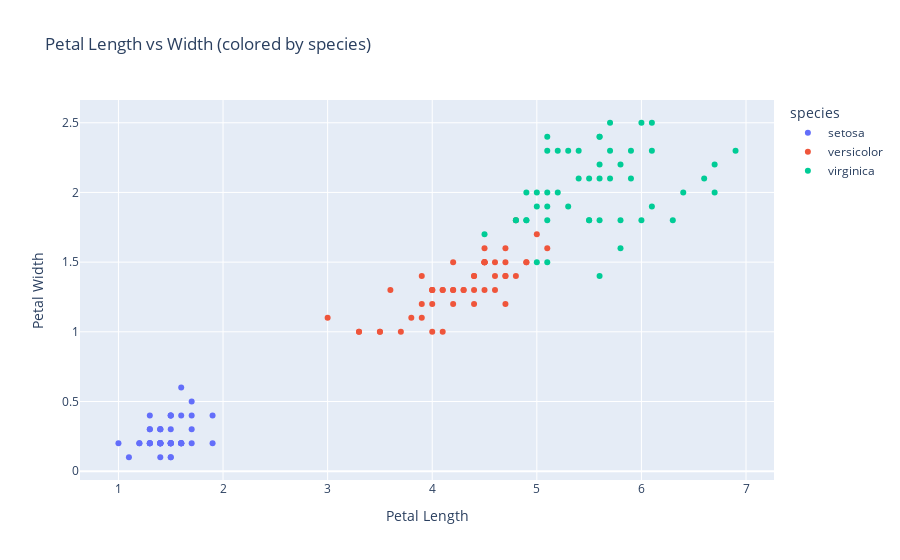

Write notebook code for a chart like this one.
### Code cell
# Add interactivity using plotly

import plotly.express as px

# Assuming 'data' is your DataFrame and it includes a 'species' column
fig = px.scatter(data, x="petal_length", y="petal_width", color="species",
                 labels={"petal_length": "Petal Length", "petal_width": "Petal Width"},
                 title="Petal Length vs Width (colored by species)")

fig.show()

### Figure 1 — Plotly figure (JSON) as saved in the notebook; plotly's stock layout.template omitted (floating-point values rounded to 4 significant figures)
{"data": [{"hovertemplate": "species=setosa<br>Petal Length=%{x}<br>Petal Width=%{y}<extra></extra>", "legendgroup": "setosa", "marker": {"color": "#636efa", "symbol": "circle"}, "mode": "markers", "name": "setosa", "orientation": "v", "showlegend": true, "type": "scatter", "x": [1.4, 1.4, 1.3, 1.5, 1.4, 1.7, 1.4, 1.5, 1.4, 1.5, 1.5, 1.6, 1.4, 1.1, 1.2, 1.5, 1.3, 1.4, 1.7, 1.5, 1.7, 1.5, 1, 1.7, 1.9, 1.6, 1.6, 1.5, 1.4, 1.6, 1.6, 1.5, 1.5, 1.4, 1.2, 1.3, 1.3, 1.5, 1.3, 1.3, 1.3, 1.6, 1.9, 1.4, 1.6, 1.4, 1.5, 1.4], "xaxis": "x", "y": [0.2, 0.2, 0.2, 0.2, 0.2, 0.4, 0.3, 0.2, 0.2, 0.1, 0.2, 0.2, 0.1, 0.1, 0.2, 0.4, 0.4, 0.3, 0.3, 0.3, 0.2, 0.4, 0.2, 0.5, 0.2, 0.2, 0.4, 0.2, 0.2, 0.2, 0.2, 0.4, 0.1, 0.2, 0.2, 0.2, 0.2, 0.2, 0.3, 0.3, 0.2, 0.6, 0.4, 0.3, 0.2, 0.2, 0.2, 0.2], "yaxis": "y"}, {"hovertemplate": "species=versicolor<br>Petal Length=%{x}<br>Petal Width=%{y}<extra></extra>", "legendgroup": "versicolor", "marker": {"color": "#EF553B", "symbol": "circle"}, "mode": "markers", "name": "versicolor", "orientation": "v", "showlegend": true, "type": "scatter", "x": [4.7, 4.5, 4.9, 4, 4.6, 4.5, 4.7, 3.3, 4.6, 3.9, 3.5, 4.2, 4, 4.7, 3.6, 4.4, 4.5, 4.1, 4.5, 3.9, 4.8, 4, 4.9, 4.7, 4.3, 4.4, 4.8, 5, 4.5, 3.5, 3.8, 3.7, 3.9, 5.1, 4.5, 4.5, 4.7, 4.4, 4.1, 4, 4.4, 4.6, 4, 3.3, 4.2, 4.2, 4.2, 4.3, 3, 4.1], "xaxis": "x", "y": [1.4, 1.5, 1.5, 1.3, 1.5, 1.3, 1.6, 1, 1.3, 1.4, 1, 1.5, 1, 1.4, 1.3, 1.4, 1.5, 1, 1.5, 1.1, 1.8, 1.3, 1.5, 1.2, 1.3, 1.4, 1.4, 1.7, 1.5, 1, 1.1, 1, 1.2, 1.6, 1.5, 1.6, 1.5, 1.3, 1.3, 1.3, 1.2, 1.4, 1.2, 1, 1.3, 1.2, 1.3, 1.3, 1.1, 1.3], "yaxis": "y"}, {"hovertemplate": "species=virginica<br>Petal Length=%{x}<br>Petal Width=%{y}<extra></extra>", "legendgroup": "virginica", "marker": {"color": "#00cc96", "symbol": "circle"}, "mode": "markers", "name": "virginica", "orientation": "v", "showlegend": true, "type": "scatter", "x": [6, 5.1, 5.9, 5.6, 5.8, 6.6, 4.5, 6.3, 5.8, 6.1, 5.1, 5.3, 5.5, 5, 5.1, 5.3, 5.5, 6.7, 6.9, 5, 5.7, 4.9, 6.7, 4.9, 5.7, 6, 4.8, 4.9, 5.6, 5.8, 6.1, 6.4, 5.6, 5.1, 5.6, 6.1, 5.6, 5.5, 4.8, 5.4, 5.6, 5.1, 5.9, 5.7, 5.2, 5, 5.2, 5.4, 5.1], "xaxis": "x", "y": [2.5, 1.9, 2.1, 1.8, 2.2, 2.1, 1.7, 1.8, 1.8, 2.5, 2, 1.9, 2.1, 2, 2.4, 2.3, 1.8, 2.2, 2.3, 1.5, 2.3, 2, 2, 1.8, 2.1, 1.8, 1.8, 1.8, 2.1, 1.6, 1.9, 2, 2.2, 1.5, 1.4, 2.3, 2.4, 1.8, 1.8, 2.1, 2.4, 2.3, 2.3, 2.5, 2.3, 1.9, 2, 2.3, 1.8], "yaxis": "y"}], "layout": {"autosize": true, "legend": {"title": {"text": "species"}, "tracegroupgap": 0}, "title": {"text": "Petal Length vs Width (colored by species)"}, "xaxis": {"anchor": "y", "autorange": true, "domain": [0, 1], "range": [0.6212, 7.279], "title": {"text": "Petal Length"}, "type": "linear"}, "yaxis": {"anchor": "x", "autorange": true, "domain": [0, 1], "range": [-0.09806, 2.698], "title": {"text": "Petal Width"}, "type": "linear"}}}
